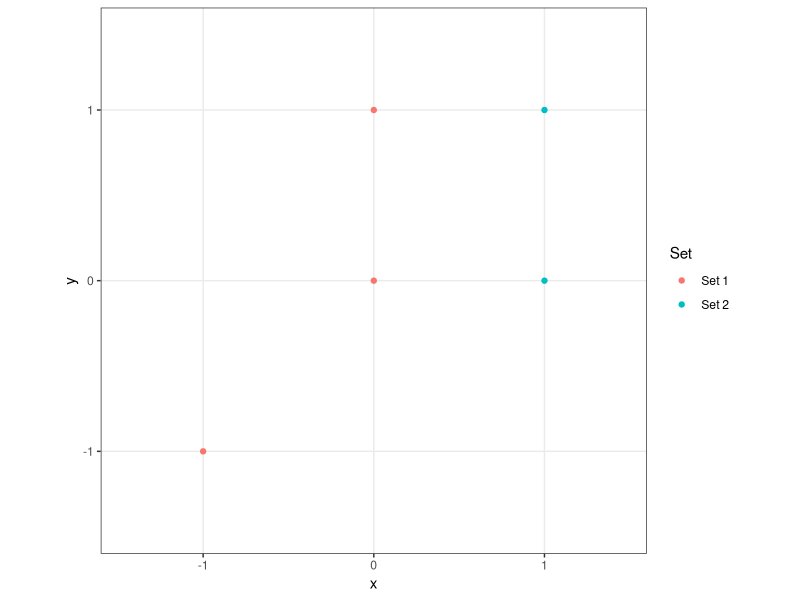
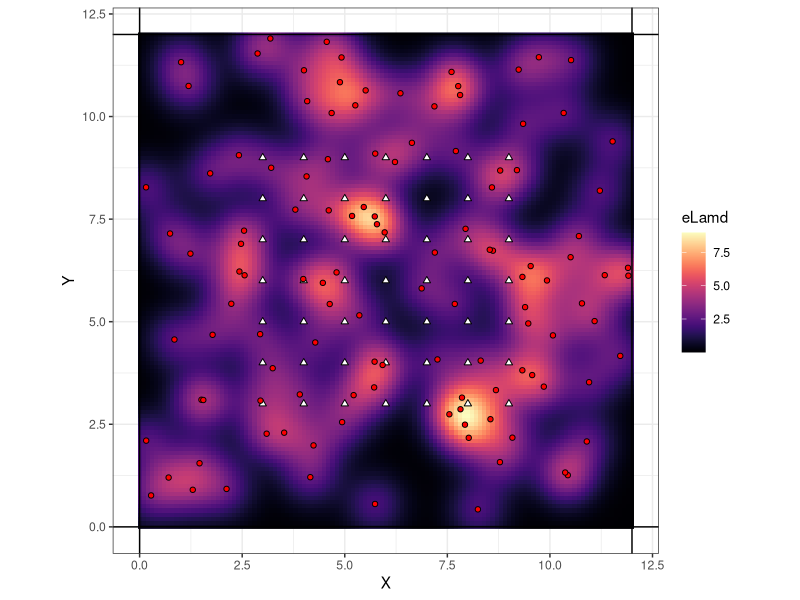

R code for these plots, in order:
## ---- chunk 1
library(ggplot2)
library(dplyr)
library(viridis)
library(magick)
knitr::opts_chunk$set(echo = F)

e2dist=function (x, y) {
  i <- sort(rep(1:nrow(y), nrow(x)))
  dvec <- sqrt((x[, 1] - y[i, 1])^2 + (x[, 2] - y[i, 2])^2)
  matrix(dvec, nrow = nrow(x), ncol = nrow(y), byrow = F)
}

N=120
lam0=2
sigma=0.50
K=10
buff=3
thinning.rate1 = 0.7
thinning.rate2=0.7
grid.space=0.1


## ---- chunk 2
X=expand.grid(3:9,3:9) %>% rename(x = Var1, y = Var2)
## ---- chunk 3
# Define the state-space by buffering the traps
xmin<- min(X[,1])-buff
xmax<- max(X[,1])+buff
ymin<- min(X[,2])-buff
ymax<- max(X[,2])+buff
Xgrid<- expand.grid(seq(xmin,xmax,grid.space), seq(ymin,ymax,grid.space))
## ---- chunk 4
set.seed(1)
s = cbind(
  runif(N, min(X[,1])-buff, max(X[,1])+buff), 
  runif(N, min(X[,2])-buff, max(X[,2])+buff)
  )

s = data.frame(x = s[,1], y = s[,2])
## ---- chunk 5
D_traps = e2dist(s, X)   # compute distance between each activity center and each trap
D_grid = e2dist(s, Xgrid)
## ---- chunk 6
# Some example points
examplePoints1 = rbind(c(-1,-1), c(0,0), c(0,1))
examplePoints2 = rbind(c(1,0), c(1,1))

# Make them into a data frame with indication of which set it belongs to
examplePointsdf = rbind.data.frame(
  cbind(examplePoints1, "Set 1"),
  cbind(examplePoints2, "Set 2")
) 

# Rename some columns
colnames(examplePointsdf) = c("x", "y", "Set")

# Plot the points
ggplot(examplePointsdf) + 
  geom_point(aes(x = x, y = y, color = Set)) + 
  coord_equal() + theme_bw()
  
# Get distances
e2dist(examplePoints1, examplePoints2)

## ---- chunk 7
# use intensity
lamd<- lam0*exp(-D_grid*D_grid/(2*sigma*sigma))
J = nrow(Xgrid)
# Simulate USE history of each pixel according to a Poisson use model
# This is on the GRID, not at the traps.
y.use <-array(0,dim=c(N,J,K))

for(i in 1:N){ # For each individual
  
 for(j in 1:J){ # For each pixel on the grid
   
   for(k in 1:K){ # For each occasion
     
     y.use[i,j,k]=rpois(1,lamd[i,j]) # How many times did individual i use pixel j?
     
   }
 }
}
## ---- chunk 8
gridLamd = cbind.data.frame(Xgrid, colSums(lamd)) %>% rename(x = Var1, y = Var2, eLamd = `colSums(lamd)`)

ggplot() + 
  geom_raster(data = gridLamd, aes(x = x, y = y, fill = eLamd)) + 
  scale_fill_viridis(option = "A") + 
  geom_point(data = X, aes(x = x, y = y), shape = 24, color = 'black', fill = 'white') + 
  geom_point(data = s, aes(x = x, y = y), shape = 21, color = 'black', fill = 'red') + 
  xlab("X") + ylab("Y") + 
  geom_vline(xintercept = c(xmin, xmax)) + 
  geom_hline(yintercept = c(ymin, ymax)) + 
  coord_equal() + theme_bw()

## ---- chunk 9

lamd = lam0*exp(-D_grid*D_grid/(2*sigma*sigma)) # lam0, D_grid, sigma all defined earlier.
lam.j = colSums(lamd) # Sum over all individuals - this is the figure of expected use above.
p.grid = 1-exp(-lam.j) #Calculate probability of use per pixel
psi.grid = 1-(1-p.grid)^K # Calcualte psi per pixel

## ---- chunk 10

D_traps = e2dist(s, X)   # compute distance between each activity center and each trap

# use intensity AT THE TRAPS
lamd<- lam0*exp(-D_traps*D_traps/(2*sigma*sigma))
J = nrow(X)

# Simulate USE history of each pixel according to a Poisson use model
# This is at the TRAPS.
y.use <-array(0,dim=c(N,J,K))

for(i in 1:N){ # For each individual
  
 for(j in 1:J){ # For each trap
   
   for(k in 1:K){ # For each occasion
     
     y.use[i,j,k]=rpois(1,lamd[i,j]) # How many times did individual i use trap j?
     
   }
 }
}

# Simulate detections (for occupancy) and then individual identification (for SCR)
y.det<- y.scr <-array(0,dim=c(N,J,K))
for(i in 1:N){
 for(j in 1:J){
   for(k in 1:K){
     y.det[i,j,k]=rbinom(1, y.use[i,j,k], prob=thinning.rate1)
     y.scr[i,j,k]=rbinom(1, y.det[i,j,k], prob=thinning.rate2)
   }
 }
}

## ---- chunk 11


#convert SCR data set from counts to presence/absense
y.scr[y.scr>0]=1

#remove uncaptured individuals in SCR data set. sort.
y<- y.scr
caps=apply(y,1,sum)
idx=order(caps,decreasing=TRUE)
y=y[idx,,]
s=s[idx,]
n=sum(caps>0)
y=y[rowSums(y)>0,,]
#Count spatial recaps
y2D=apply(y,c(1,2),sum)
scaps=rowSums(1*(y2D>0))
scaps[scaps>0]=scaps[scaps>0]-1 #spatial recaps per ind
nscap=sum(scaps>0) #Total number of individuals with spatial recaps
sumscap=sum(scaps) #Total number of spatial recaps. Use this to screen data sets.

## ---- chunk 12

#make occupancy data set
y.occ=1*(apply(y.det,c(2,3),sum)>0) # asks "which trap"
y.occ=rowSums(y.occ) # sum over occasions

## ---- chunk 13

#estimate occupancy p
   sites.used=sum(apply(y.use,2,sum)>0)#sites use at least once
   p.bar=sum(y.occ)/(sites.used*K) #estimated occupancy p
   out<-list(y.use=y.use,y.det=y.det,y.occ=y.occ,y.scr=y,s=s,X=X,K=K,buff=buff, # DATA AND SETTINGS HERE
             n=n,nscap=nscap,sumscap=sumscap,psi.bar = mean(psi.grid),p.bar=p.bar,N = N # POPULATION SUMMARIES
             )
   
